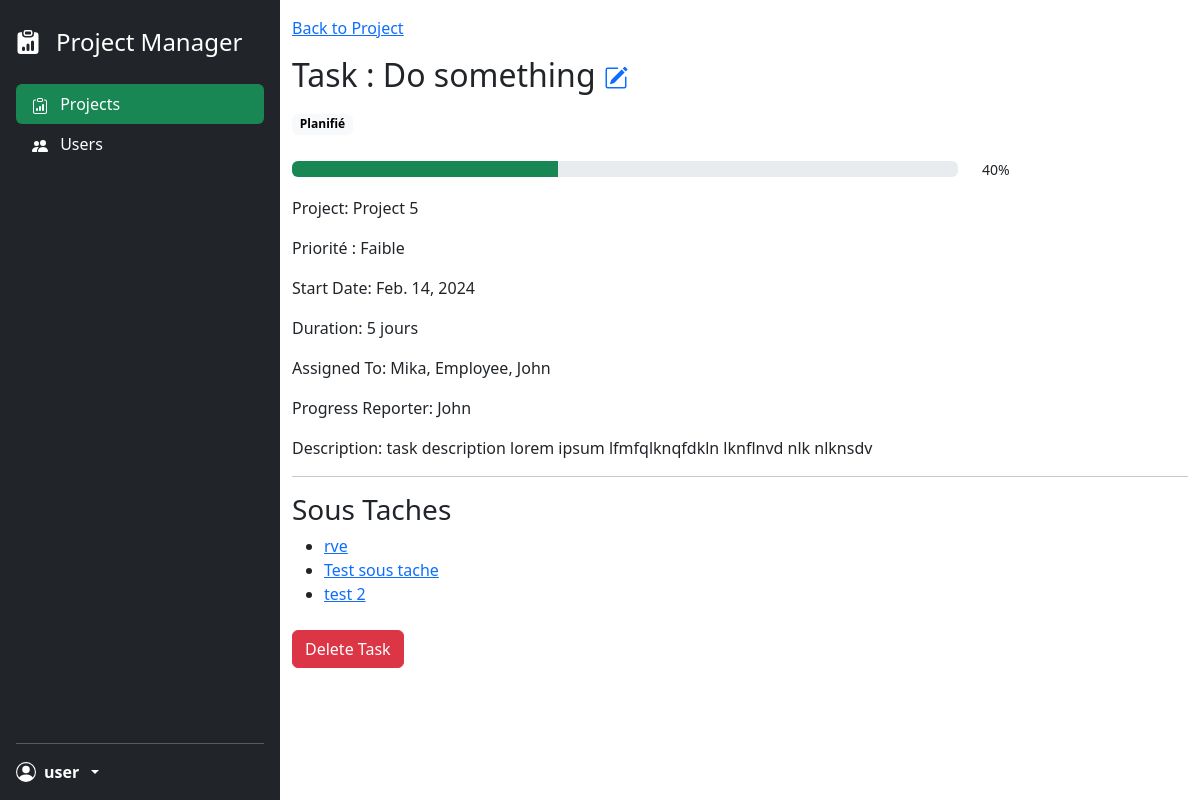
The page /task/2/ on the database its author committed.
### project_app/models.py (models this page shows, shortened)
class Task(models.Model):
    STATUS_CHOICES = (
        ('paused', 'En pause'),
        ('planned', 'Planifié'),
        ('ongoing', 'En cours'),
        ('completed', 'Réalisée'),
        ('validated', 'Validée'),
    )
    PRIORITY_CHOICES = (
        ('low', 'Faible'),
        ('medium', 'Moyenne'),
        ('high', 'Élevée'),
    )
    task_name = models.CharField(max_length=100)
    description = models.TextField()
    priority = models.CharField(max_length=20, choices=PRIORITY_CHOICES)
    start_date = models.DateField()
    duration = models.IntegerField()
    status = models.CharField(max_length=20, choices=STATUS_CHOICES)
    completion_percentage = models.IntegerField(default=0)
    project = models.ForeignKey('Project', on_delete=models.CASCADE)
    assigned_to = models.ManyToManyField(User, related_name='assigned_tasks')
    progress_reporter = models.ForeignKey(User, on_delete=models.CASCADE, related_name='progress_reports')
    parent_task = models.ForeignKey('self', on_delete=models.CASCADE, null=True, blank=True, related_name='sub_tasks')

class Project(models.Model):
    STATUS_CHOICES = (
        ('paused', 'En pause'),
        ('planned', 'Planifié'),
        ('pending', 'En cours'),
        ('delivered', 'Livré'),
    )
    project_name = models.CharField(max_length=100)
    start_date = models.DateField(default=timezone.now)
    delivery_date = models.DateField()
    status = models.CharField(max_length=20, choices=STATUS_CHOICES)
    progress_percentage = models.IntegerField(default=0)
    project_manager = models.ForeignKey(User, on_delete=models.CASCADE, related_name='projects_managed')
    def __str__(self):
        return self.project_name

class User(models.Model):
    ROLE_CHOICES = (
        ('manager', 'Manager'),
        ('employee', 'Employee'),
    )
    username = models.CharField(max_length=100)
    email = models.EmailField(unique=True)
    user_role = models.CharField(max_length=20, choices=ROLE_CHOICES)
    password = models.CharField(max_length=255)
    def __str__(self):
        return self.username

### project_app/views.py (the view)
# urls.py: path('task/<int:task_id>/', views.task_details, name='task_details'),
def task_details(request, task_id):
    task = get_object_or_404(Task, id=task_id)
    return render(request, 'task/task_details.html', {'task': task})

### templates/task/task_details.html (shortened to what this page needs)
{% load static %}
<!DOCTYPE html>
<html lang="en">
<head>
    <link href="{% static 'css/style.css' %}" rel="stylesheet">
    <link href="{% static 'css/bootstrap.min.css' %}" rel="stylesheet">
</head>
<body>
<div class="container-fluid">
    <div class="row flex-sm-nowrap">
        <div class="d-flex flex-column flex-shrink-0 p-3 text-bg-dark min-vh-100" style="width: 280px;">
            <a href="/" class="navbar-brand d-flex gap-3 mb-4 mt-2">
                <span class="fs-4">Project Manager</span>
            </a>
            <ul class="nav nav-pills flex-column mb-auto">
                <li class="nav-item">
                    <a href="/" class="nav-link text-white current">
                        Projects
                    </a>
                </li>
                <li>
                    <a href="#" class="nav-link text-white">
                        Users
                    </a>
                </li>
            </ul>
            <hr>
            <div class="dropdown">
                <a href="#" class="d-flex align-items-center gap-2 text-white text-decoration-none dropdown-toggle"
                   data-bs-toggle="dropdown" aria-expanded="false">
                    <svg xmlns="http://www.w3.org/2000/svg" width="1.25rem" fill="currentColor" viewBox="0 0 16 16">
                        <path d="M11 6a3 3 0 1 1-6 0 3 3 0 0 1 6 0"></path>
                        <path fill-rule="evenodd"
                              d="M0 8a8 8 0 1 1 16 0A8 8 0 0 1 0 8m8-7a7 7 0 0 0-5.468 11.37C3.242 11.226 4.805 10 8 10s4.757 1.225 5.468 2.37A7 7 0 0 0 8 1"></path>
                    </svg>
                    <strong>user</strong>
                </a>
            </div>
        </div>
        <div class="col py-3">
            <a href="{% url 'project_details' task.project.id %}">Back to Project</a>
            <h2 class="my-3">
                Task : {{ task.task_name }}
                <span>
                    <a href="{% url 'edit_task' task.id %}">
                    </a>
                </span>
            </h2>
            <div class="mb-4">
                {% if task.status == 'paused' %}
                    <span class="badge text-bg-danger">En pause</span>
                {% elif task.status == 'planned' %}
                    <span class="badge text-bg-light">Planifié</span>
                {% elif task.status == 'ongoing' %}
                    <span class="badge text-bg-secondary bg-opacity-75">En cours</span>
                {% elif task.status == 'completed' %}
                    <span class="badge text-bg-success">Réalisée</span>
                {% elif task.status == 'validated' %}
                    <span class="badge text-bg-success bg-opacity-75">Validée</span>
                {% endif %}
            </div>
            <div class="row align-items-center mb-3">
                <div class="col">
                    <div class="progress" role="progressbar"
                         aria-valuenow="{{ task.completion_percentage }}" aria-valuemin="0"
                         aria-valuemax="100">
                        <div class="progress-bar bg-success"
                             style="width: {{ task.completion_percentage }}%"></div>
                    </div>
                </div>
                <small class="col-3">{{ task.completion_percentage }}%</small>
            </div>
            <p>Project: {{ task.project }}</p>
            <p>Priorité :
                {% if task.priority == 'low' %}
                    Faible
                {% elif task.priority == 'medium' %}
                    Moyenne
                {% elif task.priority == 'high' %}
                    Élevée
                {% endif %}
            </p>
            <p>Start Date: {{ task.start_date }}</p>
            <p>Duration: {{ task.duration }} jours</p>
            <p>Assigned To:
                {% for user in task.assigned_to.all %}
                    {{ user.username }}{% if not forloop.last %}, {% endif %}
                {% endfor %}
            </p>
            <p>Progress Reporter: {{ task.progress_reporter }}</p>
            <p>Description: {{ task.description }}</p>
            {% if task.sub_tasks.exists %}
                <hr>
                <h3>Sous Taches</h3>
                <ul>
                    {% for child_task in task.sub_tasks.all %}
                        <li>
                            <a href="{% url 'task_details' child_task.id %}">{{ child_task.task_name }}</a>
                        </li>
                    {% endfor %}
                </ul>
            {% endif %}
        <form id="deleteTaskForm" method="post" action="{% url 'delete_task' task.id %}">
            <button class="btn btn-danger my-2" type="button" id="deleteTaskButton">Delete Task</button>
        </form>
        </div>
    </div>
</div>
</body>
</html>

### project_app/static/css/style.css (style rules this page uses)
.current { background-color: #198754 !important; }

### rows shown on the page
Task: task_name "Do something", completion_percentage "40", project "Project 5", start_date "Feb. 14, 2024", duration "5", progress_reporter "John", description "task description lorem ipsum lfmfqlknqfdkln lknflnvd nlk nlknsdv"
User: username "Mika"
User: username "Employee"
User: username "John"
Task: task_name "rve"
Task: task_name "Test sous tache"
Task: task_name "test 2"
